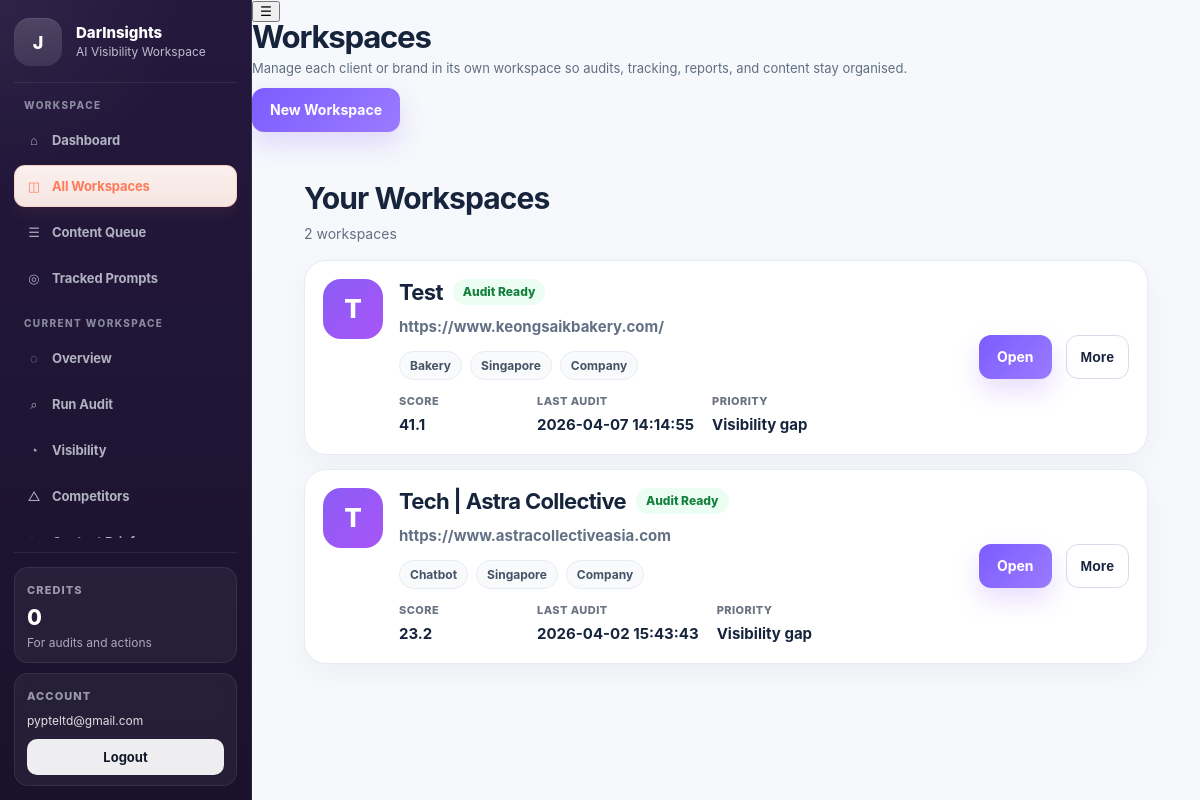
The page /clients (signed in) on the database its author committed.
### app.py (models this page shows)
class User(UserMixin, db.Model):
    __tablename__ = "users"
    id = db.Column(db.Integer, primary_key=True)
    email = db.Column(db.String(255), unique=True, nullable=False)
    password_hash = db.Column(db.String(255), nullable=False)
    name = db.Column(db.String(255), nullable=False)
    referral_code = db.Column(db.String(50), unique=True, nullable=True)
    referred_by_user_id = db.Column(db.Integer, db.ForeignKey("users.id"), nullable=True)
    created_at = db.Column(db.DateTime, default=datetime.utcnow)
    role = db.Column(db.String(50), default="user")
    plan = db.Column(db.String(50), default="free")
    is_white_label_enabled = db.Column(db.Boolean, default=False)
    agency_name = db.Column(db.String(255), nullable=True)
    wallet = db.relationship(
        "Wallet",
        backref="user",
        uselist=False,
        cascade="all, delete-orphan",
    )
    clients = db.relationship(
        "Client",
        backref="user",
        lazy=True,
        cascade="all, delete-orphan",
    )

class Wallet(db.Model):
    __tablename__ = "wallets"
    id = db.Column(db.Integer, primary_key=True)
    user_id = db.Column(db.Integer, db.ForeignKey("users.id"), unique=True, nullable=False)
    balance = db.Column(db.Integer, default=0, nullable=False)
    updated_at = db.Column(db.DateTime, default=datetime.utcnow, onupdate=datetime.utcnow)

class Client(db.Model):
    __tablename__ = "clients"
    id = db.Column(db.Integer, primary_key=True)
    slug = db.Column(db.String(255), nullable=False, index=True)
    user_id = db.Column(db.Integer, db.ForeignKey("users.id"), nullable=False, index=True)
    name = db.Column(db.String(255), nullable=False)
    website = db.Column(db.String(500), nullable=False)
    website_normalized = db.Column(db.String(500), nullable=False, index=True)
    industry = db.Column(db.String(255), nullable=True)
    location = db.Column(db.String(255), nullable=True)
    owner_type = db.Column(db.String(100), nullable=False, default="company")
    notes = db.Column(db.Text, nullable=True)
    logo_filename = db.Column(db.String(255), nullable=True)
    created_at = db.Column(db.DateTime, default=datetime.utcnow, nullable=False)
    updated_at = db.Column(db.DateTime, default=datetime.utcnow, onupdate=datetime.utcnow, nullable=False)
    __table_args__ = (
        db.UniqueConstraint("user_id", "slug", name="uq_clients_user_slug"),
    )

### app.py (the view)
@app.route("/clients")
@login_required
def clients_page():
    view_mode = get_view_mode(current_user)
    focused_client = get_focused_client_for_user(current_user)
    if view_mode == "single" and focused_client:
        return redirect(url_for("client_detail", client_id=focused_client["id"]))
    return render_template(
        "clients.html",
        clients=build_client_views(),
        view_mode=view_mode,
        focused_client=focused_client,
    )

### templates/clients.html (shortened to what this page needs)
{% extends "base.html" %}
{% block page_header %}
<div class="page-header-standard workspace-page-header-clean">
    <div class="page-header-copy">
        <h1>Workspaces</h1>
        <p>Manage each client or brand in its own workspace so audits, tracking, reports, and content stay organised.</p>
    </div>
    <div class="page-actions">
        <a href="{{ url_for('create_client') }}" class="btn btn-primary">New Workspace</a>
    </div>
</div>
{% endblock %}
{% block content %}
<div class="workspaces-page-shell workspaces-page-shell-tight">
    {% if clients %}
    <section class="workspace-list-section">
        <div class="workspace-list-head">
            <div>
                <h2>Your Workspaces</h2>
                <p>{{ clients|length }} workspace{{ "" if clients|length == 1 else "s" }}</p>
            </div>
        </div>
        <div class="workspace-list">
            {% for client in clients %}
            {% set latest = client.latest_audit if client.latest_audit is defined else none %}
            {% set recommended_actions = client.recommended_actions if client.recommended_actions is defined else [] %}
            {% set top_action = recommended_actions[0] if recommended_actions else none %}
            {% set score = latest.normalized_score if latest and latest.normalized_score is not none else none %}
            {% set last_audit_time = latest.saved_at if latest and latest.saved_at else None %}
            <article class="workspace-row-card workspace-row-card-tight">
                <div class="workspace-row-main">
                    <div class="workspace-logo-block">
                        {% if client.logo_url %}
                            <img src="{{ client.logo_url }}" alt="{{ client.name }} logo" class="workspace-logo-image">
                        {% else %}
                            <div class="workspace-logo-mark">
                                {{ (client.name[0] if client.name else "W")|upper }}
                            </div>
                        {% endif %}
                    </div>
                    <div class="workspace-info-block">
                        <div class="workspace-name-row">
                            <h3>{{ client.name or "Untitled Workspace" }}</h3>
                            {% if latest %}
                            <span class="workspace-status-pill workspace-status-pill--active">Audit Ready</span>
                            {% else %}
                            <span class="workspace-status-pill workspace-status-pill--new">Needs First Audit</span>
                            {% endif %}
                        </div>
                        <p class="workspace-domain">
                            {{ client.website if client.website else "No website added yet" }}
                        </p>
                        <div class="workspace-meta-row">
                            {% if client.industry and client.industry != "N/A" %}
                            <span class="workspace-meta-chip">{{ client.industry }}</span>
                            {% endif %}
                            {% if client.location and client.location != "N/A" %}
                            <span class="workspace-meta-chip">{{ client.location }}</span>
                            {% endif %}
                            {% if client.owner_type %}
                            <span class="workspace-meta-chip">{{ client.owner_type|capitalize }}</span>
                            {% endif %}
                        </div>
                        <div class="workspace-inline-stats">
                            <div class="workspace-inline-stat">
                                <span>Score</span>
                                <strong>{{ score if score is not none else "—" }}</strong>
                            </div>
                            <div class="workspace-inline-stat">
                                <span>Last audit</span>
                                <strong>{{ last_audit_time|pretty_datetime if last_audit_time else "No audit yet" }}</strong>
                            </div>
                            <div class="workspace-inline-stat">
                                <span>Priority</span>
                                <strong>
                                    {% if top_action %}
                                        Visibility gap
                                    {% elif latest %}
                                        Review findings
                                    {% else %}
                                        Run first audit
                                    {% endif %}
                                </strong>
                            </div>
                        </div>
                    </div>
                </div>
                <div class="workspace-row-actions">
                    <a href="{{ url_for('client_detail', client_id=client.id) }}" class="btn btn-primary">Open</a>
                    <div class="workspace-secondary-menu">
                        <button type="button" class="workspace-more-btn" onclick="toggleWorkspaceMenu('{{ client.id }}')">
                            More
                        </button>
                    </div>
                </div>
            </article>
            {% endfor %}
        </div>
    </section>
    {% endif %}
</div>
{% endblock %}

### templates/base.html (shortened to what this page needs)
<!DOCTYPE html>
<html lang="en">
<head>
    <link rel="stylesheet" href="{{ url_for('static', filename='styles-v2.1.css') }}">
</head>
<body class="{% block body_class %}{% endblock %}">
    {% set current_endpoint = request.endpoint or '' %}
    {% set sidebar_client = focused_client if focused_client is defined and focused_client else none %}
    <div class="app-shell">
        <aside class="app-sidebar" id="appSidebar" aria-hidden="true">
            <div class="sidebar-inner">
                <div class="sidebar-brand">
                    <a href="{{ url_for('index') }}" class="brand-link">
                        <div class="brand-mark">
                            {% if current_user.is_authenticated %}
                                {{ (current_user.name or current_user.email or "D")[0]|upper }}
                            {% else %}
                                D
                            {% endif %}
                        </div>
                        <div class="brand-copy">
                            <strong>DarInsights</strong>
                            <span>AI Visibility Workspace</span>
                        </div>
                    </a>
                </div>
                <nav class="sidebar-nav">
                    <div class="nav-group">
                        <div class="nav-label">Workspace</div>
                        <a href="{{ url_for('index') }}"
                           class="nav-item {% if current_endpoint in ['index', 'dashboard'] %}active{% endif %}">
                            <span class="nav-icon">⌂</span>
                            <span class="nav-text">Dashboard</span>
                        </a>
                        <a href="{{ url_for('clients_page') }}"
                           class="nav-item {% if current_endpoint in ['clients_page', 'client_detail', 'edit_client', 'create_client'] %}active{% endif %}">
                            <span class="nav-icon">◫</span>
                            <span class="nav-text">All Workspaces</span>
                        </a>
                        <a href="{{ url_for('content_queue_page') }}"
                           class="nav-item {% if current_endpoint in ['content_queue_page', 'content_queue'] %}active{% endif %}">
                            <span class="nav-icon">☰</span>
                            <span class="nav-text">Content Queue</span>
                        </a>
                        <a href="{{ url_for('position_tracking_page') }}"
                           class="nav-item {% if current_endpoint == 'position_tracking_page' %}active{% endif %}">
                            <span class="nav-icon">◎</span>
                            <span class="nav-text">Tracked Prompts</span>
                        </a>
                    </div>
                    {% if sidebar_client %}
                    <div class="nav-group">
                        <div class="nav-label">Current Workspace</div>
                        <a href="{{ url_for('client_detail', client_id=sidebar_client.id) }}"
                           class="nav-item {% if current_endpoint == 'client_detail' %}active{% endif %}">
                            <span class="nav-icon">◌</span>
                            <span class="nav-text">Overview</span>
                        </a>
                        <a href="{{ url_for('run_client_audit', client_id=sidebar_client.id) }}"
                           class="nav-item {% if current_endpoint in ['run_client_audit', 'new_audit', 'start_audit'] %}active{% endif %}">
                            <span class="nav-icon">⌕</span>
                            <span class="nav-text">Run Audit</span>
                        </a>
                        <a href="{{ url_for('client_visibility_page', client_id=sidebar_client.id) }}"
                           class="nav-item {% if current_endpoint == 'client_visibility_page' %}active{% endif %}">
                            <span class="nav-icon">◔</span>
                            <span class="nav-text">Visibility</span>
                        </a>
                        <a href="{{ url_for('client_competitors_page', client_id=sidebar_client.id) }}"
                           class="nav-item {% if current_endpoint in ['client_competitors_page', 'competitor_page'] %}active{% endif %}">
                            <span class="nav-icon">△</span>
                            <span class="nav-text">Competitors</span>
                        </a>
                        <a href="{{ url_for('generate_client_content_brief', client_id=sidebar_client.id) }}"
                           class="nav-item {% if current_endpoint in ['generate_client_content_brief', 'content_brief_form'] %}active{% endif %}">
                            <span class="nav-icon">✎</span>
                            <span class="nav-text">Content Brief</span>
                        </a>
                    </div>
                    {% endif %}
                </nav>
                <div class="sidebar-footer">
                    <div class="sidebar-footer-panel sidebar-credits-panel">
                        <div class="sidebar-footer-head">
                            <span class="sidebar-footer-kicker">Credits</span>
                        </div>
                        <div class="sidebar-credits-value">
                            {% if current_user.is_authenticated and current_user.plan == 'dev_unlimited' %}
                                Unlimited
                            {% elif current_user.is_authenticated and current_user.wallet %}
                                {{ current_user.wallet.balance }}
                            {% else %}
                                0
                            {% endif %}
                        </div>
                        <div class="sidebar-credits-meta">
                            For audits and actions
                        </div>
                    </div>
                    <div class="sidebar-footer-panel">
                        <div class="sidebar-footer-head">
                            <span class="sidebar-footer-kicker">Account</span>
                        </div>
                        <div class="sidebar-account-email">
                            {{ current_user.email if current_user.is_authenticated else 'Guest' }}
                        </div>
                        {% if current_user.is_authenticated %}
                            <a href="{{ url_for('logout') }}" class="sidebar-logout-btn">Logout</a>
                        {% else %}
                            <a href="{{ url_for('login') }}" class="sidebar-logout-btn">Login</a>
                        {% endif %}
                    </div>
                </div>
            </div>
        </aside>
        <div class="app-main">
            <header class="app-topbar">
                <div class="topbar-left">
                    <button class="sidebar-toggle" type="button" aria-label="Open navigation" aria-expanded="false" aria-controls="appSidebar">
                        ☰
                    </button>
                    <div class="topbar-heading">
                        {% block page_header %}{% endblock %}
                    </div>
                </div>
            </header>
            <main class="app-content">
                {% block content %}{% endblock %}
            </main>
        </div>
    </div>
</body>
</html>

### rows shown on the page
User: name "J", email "pypteltd@gmail.com"
Wallet: wallet.balance "0"
Client: name "T", name "Test", website "https://www.keongsaikbakery.com/", industry "Bakery", location "Singapore", owner_type "Company", score "41.1", last_audit_time "2026-04-07 14:14:55"
Client: name "T", name "Tech | Astra Collective", website "https://www.astracollectiveasia.com", industry "Chatbot", location "Singapore", owner_type "Company", score "23.2", last_audit_time "2026-04-02 15:43:43"

### other values the page prints
{{ clients|length }} "2"
{{ "" if clients|length == 1 else "s" }} "s"
